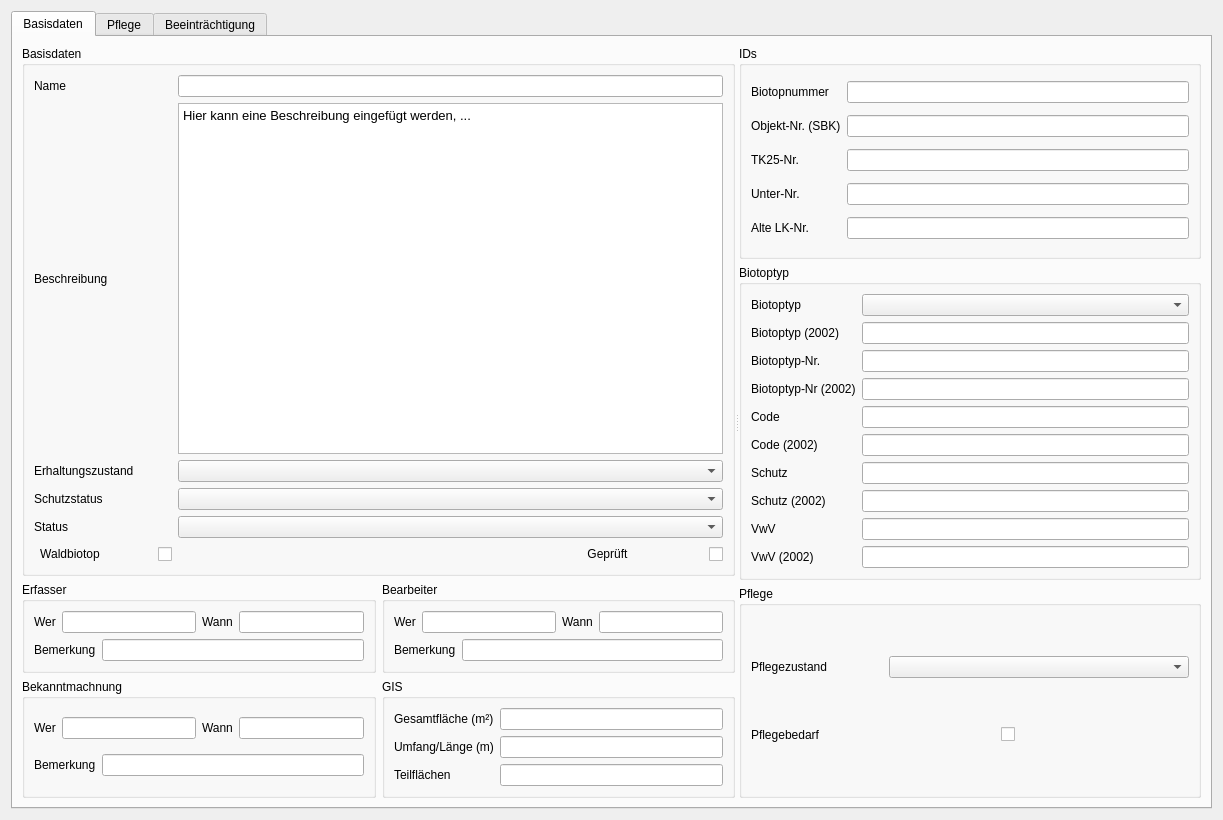
<?xml version="1.0" encoding="UTF-8"?>
<ui version="4.0">
 <class>Form</class>
 <widget class="QWidget" name="Form">
  <property name="geometry">
   <rect>
    <x>0</x>
    <y>0</y>
    <width>1223</width>
    <height>820</height>
   </rect>
  </property>
  <property name="windowTitle">
   <string>Form</string>
  </property>
  <layout class="QVBoxLayout" name="verticalLayout_5">
   <item>
    <widget class="QTabWidget" name="tabWidget">
     <property name="currentIndex">
      <number>0</number>
     </property>
     <widget class="QWidget" name="tab">
      <attribute name="title">
       <string>Basisdaten</string>
      </attribute>
      <layout class="QVBoxLayout" name="verticalLayout_4">
       <item>
        <widget class="QSplitter" name="splitter">
         <property name="orientation">
          <enum>Qt::Horizontal</enum>
         </property>
         <widget class="QWidget" name="layoutWidget">
          <layout class="QVBoxLayout" name="verticalLayout_3">
           <item>
            <widget class="QGroupBox" name="groupBox">
             <property name="title">
              <string>Basisdaten</string>
             </property>
             <layout class="QGridLayout" name="gridLayout_4">
              <item row="5" column="1">
               <widget class="QCheckBox" name="geprueft">
                <property name="layoutDirection">
                 <enum>Qt::RightToLeft</enum>
                </property>
                <property name="text">
                 <string>Geprüft                       </string>
                </property>
               </widget>
              </item>
              <item row="4" column="1">
               <widget class="QComboBox" name="status"/>
              </item>
              <item row="1" column="1">
               <widget class="QTextEdit" name="beschreibung">
                <property name="html">
                 <string>&lt;!DOCTYPE HTML PUBLIC &quot;-//W3C//DTD HTML 4.0//EN&quot; &quot;http://www.w3.org/TR/REC-html40/strict.dtd&quot;&gt;
&lt;html&gt;&lt;head&gt;&lt;meta name=&quot;qrichtext&quot; content=&quot;1&quot; /&gt;&lt;style type=&quot;text/css&quot;&gt;
p, li { white-space: pre-wrap; }
&lt;/style&gt;&lt;/head&gt;&lt;body style=&quot; font-family:'Noto Sans'; font-size:10pt; font-weight:400; font-style:normal;&quot;&gt;
&lt;p style=&quot; margin-top:0px; margin-bottom:0px; margin-left:0px; margin-right:0px; -qt-block-indent:0; text-indent:0px;&quot;&gt;Hier kann eine Beschreibung eingefügt werden, ...&lt;/p&gt;
&lt;p style=&quot;-qt-paragraph-type:empty; margin-top:0px; margin-bottom:0px; margin-left:0px; margin-right:0px; -qt-block-indent:0; text-indent:0px;&quot;&gt;&lt;br /&gt;&lt;/p&gt;&lt;/body&gt;&lt;/html&gt;</string>
                </property>
               </widget>
              </item>
              <item row="0" column="1">
               <widget class="QLineEdit" name="name"/>
              </item>
              <item row="3" column="0">
               <widget class="QLabel" name="Schutz">
                <property name="text">
                 <string>Schutzstatus</string>
                </property>
               </widget>
              </item>
              <item row="4" column="0">
               <widget class="QLabel" name="Bekannt">
                <property name="text">
                 <string>Status</string>
                </property>
               </widget>
              </item>
              <item row="2" column="1">
               <widget class="QComboBox" name="erhaltungszustand"/>
              </item>
              <item row="1" column="0">
               <widget class="QLabel" name="Beschreibung">
                <property name="text">
                 <string>Beschreibung</string>
                </property>
               </widget>
              </item>
              <item row="0" column="0">
               <widget class="QLabel" name="Name">
                <property name="text">
                 <string>Name</string>
                </property>
               </widget>
              </item>
              <item row="2" column="0">
               <widget class="QLabel" name="Erhaltung">
                <property name="text">
                 <string>Erhaltungszustand</string>
                </property>
               </widget>
              </item>
              <item row="3" column="1">
               <widget class="QComboBox" name="schutzstatus"/>
              </item>
              <item row="5" column="0">
               <widget class="QCheckBox" name="checkBox_2">
                <property name="layoutDirection">
                 <enum>Qt::RightToLeft</enum>
                </property>
                <property name="text">
                 <string>Waldbiotop                </string>
                </property>
               </widget>
              </item>
             </layout>
            </widget>
           </item>
           <item>
            <layout class="QHBoxLayout" name="horizontalLayout_4">
             <item>
              <widget class="QGroupBox" name="groupBox_4">
               <property name="title">
                <string>Erfasser</string>
               </property>
               <layout class="QGridLayout" name="gridLayout_6">
                <item row="0" column="0">
                 <layout class="QHBoxLayout" name="horizontalLayout_5">
                  <item>
                   <widget class="QLabel" name="Name_4">
                    <property name="text">
                     <string>Wer</string>
                    </property>
                   </widget>
                  </item>
                  <item>
                   <widget class="QLineEdit" name="erfassung_wer"/>
                  </item>
                 </layout>
                </item>
                <item row="0" column="1">
                 <layout class="QHBoxLayout" name="horizontalLayout_6">
                  <item>
                   <widget class="QLabel" name="label_3">
                    <property name="text">
                     <string>Wann</string>
                    </property>
                   </widget>
                  </item>
                  <item>
                   <widget class="QLineEdit" name="erfassung_wann_2"/>
                  </item>
                 </layout>
                </item>
                <item row="1" column="0" colspan="2">
                 <layout class="QHBoxLayout" name="horizontalLayout_12">
                  <item>
                   <widget class="QLabel" name="Beschreibung_4">
                    <property name="text">
                     <string>Bemerkung</string>
                    </property>
                   </widget>
                  </item>
                  <item>
                   <widget class="QLineEdit" name="erfassung_bemerkung_2"/>
                  </item>
                 </layout>
                </item>
               </layout>
              </widget>
             </item>
             <item>
              <widget class="QGroupBox" name="groupBox_8">
               <property name="title">
                <string>Bearbeiter</string>
               </property>
               <layout class="QGridLayout" name="gridLayout_7">
                <item row="0" column="0">
                 <layout class="QHBoxLayout" name="horizontalLayout_7">
                  <item>
                   <widget class="QLabel" name="Name_5">
                    <property name="text">
                     <string>Wer</string>
                    </property>
                   </widget>
                  </item>
                  <item>
                   <widget class="QLineEdit" name="bearbeitung_wer"/>
                  </item>
                 </layout>
                </item>
                <item row="0" column="1">
                 <layout class="QHBoxLayout" name="horizontalLayout_8">
                  <item>
                   <widget class="QLabel" name="label_4">
                    <property name="text">
                     <string>Wann</string>
                    </property>
                   </widget>
                  </item>
                  <item>
                   <widget class="QLineEdit" name="bearbeitung_datum_2"/>
                  </item>
                 </layout>
                </item>
                <item row="1" column="0" colspan="2">
                 <layout class="QHBoxLayout" name="horizontalLayout_11">
                  <item>
                   <widget class="QLabel" name="Beschreibung_5">
                    <property name="text">
                     <string>Bemerkung</string>
                    </property>
                   </widget>
                  </item>
                  <item>
                   <widget class="QLineEdit" name="bearbeitung_beschreibung_2"/>
                  </item>
                 </layout>
                </item>
               </layout>
              </widget>
             </item>
            </layout>
           </item>
           <item>
            <layout class="QHBoxLayout" name="horizontalLayout_3">
             <item>
              <widget class="QGroupBox" name="groupBox_9">
               <property name="title">
                <string>Bekanntmachnung</string>
               </property>
               <layout class="QGridLayout" name="gridLayout_8">
                <item row="0" column="0">
                 <layout class="QHBoxLayout" name="horizontalLayout_9">
                  <item>
                   <widget class="QLabel" name="Name_6">
                    <property name="text">
                     <string>Wer</string>
                    </property>
                   </widget>
                  </item>
                  <item>
                   <widget class="QLineEdit" name="bekanntmachung_wer"/>
                  </item>
                 </layout>
                </item>
                <item row="0" column="1">
                 <layout class="QHBoxLayout" name="horizontalLayout_10">
                  <item>
                   <widget class="QLabel" name="label_5">
                    <property name="text">
                     <string>Wann</string>
                    </property>
                   </widget>
                  </item>
                  <item>
                   <widget class="QLineEdit" name="bekanntmachung_wann_2"/>
                  </item>
                 </layout>
                </item>
                <item row="1" column="0" colspan="2">
                 <layout class="QHBoxLayout" name="horizontalLayout_13">
                  <item>
                   <widget class="QLabel" name="Beschreibung_6">
                    <property name="text">
                     <string>Bemerkung</string>
                    </property>
                   </widget>
                  </item>
                  <item>
                   <widget class="QLineEdit" name="bekanntmachung_bemerkung"/>
                  </item>
                 </layout>
                </item>
               </layout>
              </widget>
             </item>
             <item>
              <widget class="QGroupBox" name="groupBox_3">
               <property name="title">
                <string>GIS</string>
               </property>
               <layout class="QGridLayout" name="gridLayout_5">
                <item row="0" column="0">
                 <widget class="QLabel" name="Name_3">
                  <property name="text">
                   <string>Gesamtfläche (m²)</string>
                  </property>
                 </widget>
                </item>
                <item row="0" column="1">
                 <widget class="QLineEdit" name="flaeche"/>
                </item>
                <item row="1" column="0">
                 <widget class="QLabel" name="Beschreibung_3">
                  <property name="text">
                   <string>Umfang/Länge (m)</string>
                  </property>
                 </widget>
                </item>
                <item row="1" column="1">
                 <widget class="QLineEdit" name="umfang"/>
                </item>
                <item row="2" column="0">
                 <widget class="QLabel" name="Beschreibung_7">
                  <property name="text">
                   <string>Teilflächen</string>
                  </property>
                 </widget>
                </item>
                <item row="2" column="1">
                 <widget class="QLineEdit" name="num_geom"/>
                </item>
               </layout>
              </widget>
             </item>
            </layout>
           </item>
          </layout>
         </widget>
         <widget class="QWidget" name="layoutWidget_2">
          <layout class="QVBoxLayout" name="verticalLayout_2">
           <item>
            <widget class="QGroupBox" name="groupBox_5">
             <property name="title">
              <string>IDs</string>
             </property>
             <layout class="QGridLayout" name="gridLayout_3">
              <item row="2" column="1">
               <widget class="QLineEdit" name="tk25"/>
              </item>
              <item row="0" column="0">
               <widget class="QLabel" name="label_6">
                <property name="text">
                 <string>Biotopnummer</string>
                </property>
               </widget>
              </item>
              <item row="3" column="0">
               <widget class="QLabel" name="label_8">
                <property name="text">
                 <string>Unter-Nr.</string>
                </property>
               </widget>
              </item>
              <item row="4" column="0">
               <widget class="QLabel" name="label_7">
                <property name="text">
                 <string>Alte LK-Nr.</string>
                </property>
               </widget>
              </item>
              <item row="1" column="0">
               <widget class="QLabel" name="label_10">
                <property name="text">
                 <string>Objekt-Nr. (SBK)</string>
                </property>
               </widget>
              </item>
              <item row="1" column="1">
               <widget class="QLineEdit" name="objnr_sbk"/>
              </item>
              <item row="0" column="1">
               <widget class="QLineEdit" name="identity"/>
              </item>
              <item row="3" column="1">
               <widget class="QLineEdit" name="lineEdit_4"/>
              </item>
              <item row="4" column="1">
               <widget class="QLineEdit" name="lineEdit_5"/>
              </item>
              <item row="2" column="0">
               <widget class="QLabel" name="label_9">
                <property name="text">
                 <string>TK25-Nr.</string>
                </property>
               </widget>
              </item>
             </layout>
            </widget>
           </item>
           <item>
            <widget class="QGroupBox" name="groupBox_6">
             <property name="title">
              <string>Biotoptyp</string>
             </property>
             <layout class="QGridLayout" name="gridLayout_2">
              <item row="5" column="1">
               <widget class="QLineEdit" name="lineEdit_10"/>
              </item>
              <item row="6" column="0">
               <widget class="QLabel" name="label_14">
                <property name="text">
                 <string>Schutz</string>
                </property>
               </widget>
              </item>
              <item row="1" column="0">
               <widget class="QLabel" name="label_19">
                <property name="text">
                 <string>Biotoptyp (2002)</string>
                </property>
               </widget>
              </item>
              <item row="0" column="1">
               <widget class="QComboBox" name="comboBox_5"/>
              </item>
              <item row="4" column="0">
               <widget class="QLabel" name="label_17">
                <property name="text">
                 <string>Code</string>
                </property>
               </widget>
              </item>
              <item row="5" column="0">
               <widget class="QLabel" name="label_15">
                <property name="text">
                 <string>Code (2002)</string>
                </property>
               </widget>
              </item>
              <item row="6" column="1">
               <widget class="QLineEdit" name="lineEdit_11"/>
              </item>
              <item row="8" column="1">
               <widget class="QLineEdit" name="lineEdit_13"/>
              </item>
              <item row="7" column="0">
               <widget class="QLabel" name="label_11">
                <property name="text">
                 <string>Schutz (2002)</string>
                </property>
               </widget>
              </item>
              <item row="2" column="0">
               <widget class="QLabel" name="label_16">
                <property name="text">
                 <string>Biotoptyp-Nr.</string>
                </property>
               </widget>
              </item>
              <item row="9" column="0">
               <widget class="QLabel" name="label_12">
                <property name="text">
                 <string>VwV (2002)</string>
                </property>
               </widget>
              </item>
              <item row="3" column="0">
               <widget class="QLabel" name="label_18">
                <property name="text">
                 <string>Biotoptyp-Nr (2002)</string>
                </property>
               </widget>
              </item>
              <item row="8" column="0">
               <widget class="QLabel" name="label_13">
                <property name="text">
                 <string>VwV</string>
                </property>
               </widget>
              </item>
              <item row="2" column="1">
               <widget class="QLineEdit" name="biotoptyp_art_nr"/>
              </item>
              <item row="9" column="1">
               <widget class="QLineEdit" name="lineEdit_14"/>
              </item>
              <item row="7" column="1">
               <widget class="QLineEdit" name="lineEdit_12"/>
              </item>
              <item row="4" column="1">
               <widget class="QLineEdit" name="lineEdit_9"/>
              </item>
              <item row="0" column="0">
               <widget class="QLabel" name="label_20">
                <property name="text">
                 <string>Biotoptyp</string>
                </property>
               </widget>
              </item>
              <item row="1" column="1">
               <widget class="QLineEdit" name="lineEdit_6"/>
              </item>
              <item row="3" column="1">
               <widget class="QLineEdit" name="biotoptyp2_art_nr"/>
              </item>
             </layout>
            </widget>
           </item>
           <item>
            <widget class="QGroupBox" name="groupBox_7">
             <property name="title">
              <string>Pflege</string>
             </property>
             <layout class="QVBoxLayout" name="verticalLayout">
              <item>
               <layout class="QHBoxLayout" name="horizontalLayout">
                <item>
                 <widget class="QLabel" name="label_21">
                  <property name="text">
                   <string>Pflegezustand</string>
                  </property>
                 </widget>
                </item>
                <item>
                 <widget class="QComboBox" name="comboBox_6">
                  <property name="minimumSize">
                   <size>
                    <width>300</width>
                    <height>0</height>
                   </size>
                  </property>
                 </widget>
                </item>
               </layout>
              </item>
              <item>
               <layout class="QHBoxLayout" name="horizontalLayout_2">
                <item>
                 <widget class="QLabel" name="label">
                  <property name="text">
                   <string>Pflegebedarf</string>
                  </property>
                 </widget>
                </item>
                <item>
                 <spacer name="horizontalSpacer_2">
                  <property name="orientation">
                   <enum>Qt::Horizontal</enum>
                  </property>
                  <property name="sizeHint" stdset="0">
                   <size>
                    <width>40</width>
                    <height>20</height>
                   </size>
                  </property>
                 </spacer>
                </item>
                <item>
                 <widget class="QCheckBox" name="checkBox_3">
                  <property name="layoutDirection">
                   <enum>Qt::RightToLeft</enum>
                  </property>
                  <property name="text">
                   <string/>
                  </property>
                 </widget>
                </item>
                <item>
                 <spacer name="horizontalSpacer">
                  <property name="orientation">
                   <enum>Qt::Horizontal</enum>
                  </property>
                  <property name="sizeHint" stdset="0">
                   <size>
                    <width>40</width>
                    <height>20</height>
                   </size>
                  </property>
                 </spacer>
                </item>
               </layout>
              </item>
             </layout>
            </widget>
           </item>
          </layout>
         </widget>
        </widget>
       </item>
      </layout>
     </widget>
     <widget class="QWidget" name="Pflege">
      <attribute name="title">
       <string>Pflege</string>
      </attribute>
     </widget>
     <widget class="QWidget" name="widget">
      <attribute name="title">
       <string>Beeinträchtigung</string>
      </attribute>
     </widget>
    </widget>
   </item>
  </layout>
 </widget>
 <resources/>
 <connections/>
</ui>
